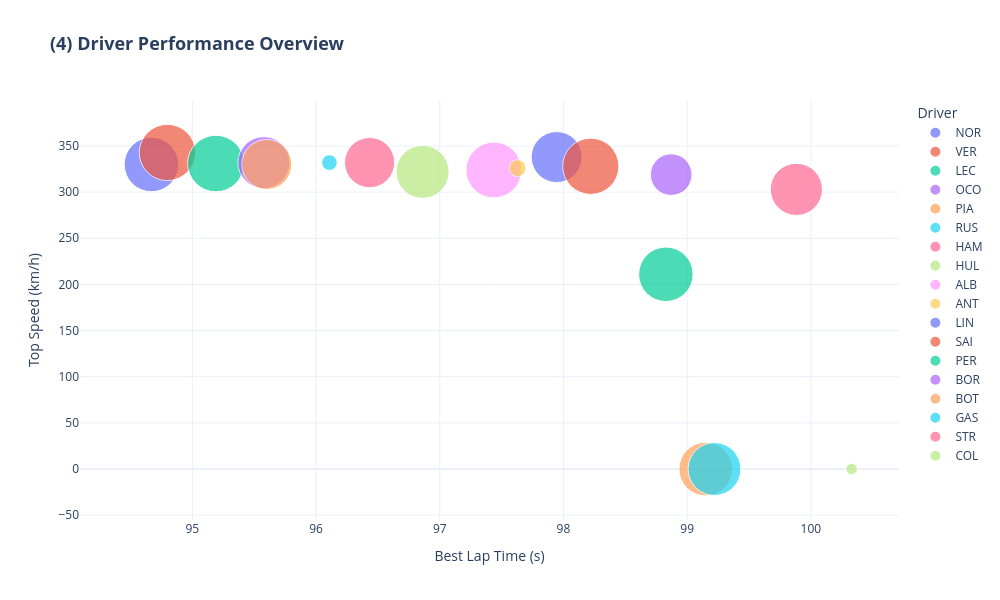

Notebook source saved alongside this figure:
### Code cell
fig4 = px.scatter(
    data_frame=bubble_df,
    x='best_lap_time',        # asse X → chi è più veloce?
    y='max_speed',            # asse Y → chi va più forte?
    size='delta',             # dimensione bolla → consistenza
    color='driver_code',      # un colore per pilota
    hover_name='driver_code', # mostra il nome al passaggio del mouse
    title='(4) Driver Performance Overview',
    labels={'best_lap_time': 'Best Lap Time (s)',
            'max_speed': 'Top Speed (km/h)',
            'delta': 'Consistency (s)',
            'driver_code': 'Driver'},
    size_max=40,              # dimensione massima delle bolle
    width=1000,
    height=600
)

fig4.update_layout(
    title_font=dict(size=18, weight='bold'),
)

fig4.show()

### Figure 1 — Plotly figure (JSON) as saved in the notebook; plotly's stock layout.template omitted (floating-point values rounded to 4 significant figures)
{"data": [{"hovertemplate": "<b>%{hovertext}</b><br><br>Driver=NOR<br>Best Lap Time (s)=%{x}<br>Top Speed (km/h)=%{y}<br>Consistency (s)=%{marker.size}<extra></extra>", "hovertext": ["NOR"], "legendgroup": "NOR", "marker": {"color": "#636efa", "size": [830.7], "sizemode": "area", "sizeref": 0.5591, "symbol": "circle"}, "mode": "markers", "name": "NOR", "orientation": "v", "showlegend": true, "type": "scatter", "x": [94.67], "xaxis": "x", "y": [330], "yaxis": "y"}, {"hovertemplate": "<b>%{hovertext}</b><br><br>Driver=VER<br>Best Lap Time (s)=%{x}<br>Top Speed (km/h)=%{y}<br>Consistency (s)=%{marker.size}<extra></extra>", "hovertext": ["VER"], "legendgroup": "VER", "marker": {"color": "#EF553B", "size": [885.3], "sizemode": "area", "sizeref": 0.5591, "symbol": "circle"}, "mode": "markers", "name": "VER", "orientation": "v", "showlegend": true, "type": "scatter", "x": [94.8], "xaxis": "x", "y": [343], "yaxis": "y"}, {"hovertemplate": "<b>%{hovertext}</b><br><br>Driver=LEC<br>Best Lap Time (s)=%{x}<br>Top Speed (km/h)=%{y}<br>Consistency (s)=%{marker.size}<extra></extra>", "hovertext": ["LEC"], "legendgroup": "LEC", "marker": {"color": "#00cc96", "size": [894.5], "sizemode": "area", "sizeref": 0.5591, "symbol": "circle"}, "mode": "markers", "name": "LEC", "orientation": "v", "showlegend": true, "type": "scatter", "x": [95.19], "xaxis": "x", "y": [331], "yaxis": "y"}, {"hovertemplate": "<b>%{hovertext}</b><br><br>Driver=OCO<br>Best Lap Time (s)=%{x}<br>Top Speed (km/h)=%{y}<br>Consistency (s)=%{marker.size}<extra></extra>", "hovertext": ["OCO"], "legendgroup": "OCO", "marker": {"color": "#ab63fa", "size": [754.6], "sizemode": "area", "sizeref": 0.5591, "symbol": "circle"}, "mode": "markers", "name": "OCO", "orientation": "v", "showlegend": true, "type": "scatter", "x": [95.58], "xaxis": "x", "y": [332], "yaxis": "y"}, {"hovertemplate": "<b>%{hovertext}</b><br><br>Driver=PIA<br>Best Lap Time (s)=%{x}<br>Top Speed (km/h)=%{y}<br>Consistency (s)=%{marker.size}<extra></extra>", "hovertext": ["PIA"], "legendgroup": "PIA", "marker": {"color": "#FFA15A", "size": [698.3], "sizemode": "area", "sizeref": 0.5591, "symbol": "circle"}, "mode": "markers", "name": "PIA", "orientation": "v", "showlegend": true, "type": "scatter", "x": [95.6], "xaxis": "x", "y": [330], "yaxis": "y"}, {"hovertemplate": "<b>%{hovertext}</b><br><br>Driver=RUS<br>Best Lap Time (s)=%{x}<br>Top Speed (km/h)=%{y}<br>Consistency (s)=%{marker.size}<extra></extra>", "hovertext": ["RUS"], "legendgroup": "RUS", "marker": {"color": "#19d3f3", "size": [68.31], "sizemode": "area", "sizeref": 0.5591, "symbol": "circle"}, "mode": "markers", "name": "RUS", "orientation": "v", "showlegend": true, "type": "scatter", "x": [96.11], "xaxis": "x", "y": [332], "yaxis": "y"}, {"hovertemplate": "<b>%{hovertext}</b><br><br>Driver=HAM<br>Best Lap Time (s)=%{x}<br>Top Speed (km/h)=%{y}<br>Consistency (s)=%{marker.size}<extra></extra>", "hovertext": ["HAM"], "legendgroup": "HAM", "marker": {"color": "#FF6692", "size": [704.4], "sizemode": "area", "sizeref": 0.5591, "symbol": "circle"}, "mode": "markers", "name": "HAM", "orientation": "v", "showlegend": true, "type": "scatter", "x": [96.43], "xaxis": "x", "y": [332], "yaxis": "y"}, {"hovertemplate": "<b>%{hovertext}</b><br><br>Driver=HUL<br>Best Lap Time (s)=%{x}<br>Top Speed (km/h)=%{y}<br>Consistency (s)=%{marker.size}<extra></extra>", "hovertext": ["HUL"], "legendgroup": "HUL", "marker": {"color": "#B6E880", "size": [786.8], "sizemode": "area", "sizeref": 0.5591, "symbol": "circle"}, "mode": "markers", "name": "HUL", "orientation": "v", "showlegend": true, "type": "scatter", "x": [96.86], "xaxis": "x", "y": [322], "yaxis": "y"}, {"hovertemplate": "<b>%{hovertext}</b><br><br>Driver=ALB<br>Best Lap Time (s)=%{x}<br>Top Speed (km/h)=%{y}<br>Consistency (s)=%{marker.size}<extra></extra>", "hovertext": ["ALB"], "legendgroup": "ALB", "marker": {"color": "#FF97FF", "size": [869.2], "sizemode": "area", "sizeref": 0.5591, "symbol": "circle"}, "mode": "markers", "name": "ALB", "orientation": "v", "showlegend": true, "type": "scatter", "x": [97.44], "xaxis": "x", "y": [324], "yaxis": "y"}, {"hovertemplate": "<b>%{hovertext}</b><br><br>Driver=ANT<br>Best Lap Time (s)=%{x}<br>Top Speed (km/h)=%{y}<br>Consistency (s)=%{marker.size}<extra></extra>", "hovertext": ["ANT"], "legendgroup": "ANT", "marker": {"color": "#FECB52", "size": [81.24], "sizemode": "area", "sizeref": 0.5591, "symbol": "circle"}, "mode": "markers", "name": "ANT", "orientation": "v", "showlegend": true, "type": "scatter", "x": [97.63], "xaxis": "x", "y": [326], "yaxis": "y"}, {"hovertemplate": "<b>%{hovertext}</b><br><br>Driver=LIN<br>Best Lap Time (s)=%{x}<br>Top Speed (km/h)=%{y}<br>Consistency (s)=%{marker.size}<extra></extra>", "hovertext": ["LIN"], "legendgroup": "LIN", "marker": {"color": "#636efa", "size": [727.2], "sizemode": "area", "sizeref": 0.5591, "symbol": "circle"}, "mode": "markers", "name": "LIN", "orientation": "v", "showlegend": true, "type": "scatter", "x": [97.94], "xaxis": "x", "y": [338], "yaxis": "y"}, {"hovertemplate": "<b>%{hovertext}</b><br><br>Driver=SAI<br>Best Lap Time (s)=%{x}<br>Top Speed (km/h)=%{y}<br>Consistency (s)=%{marker.size}<extra></extra>", "hovertext": ["SAI"], "legendgroup": "SAI", "marker": {"color": "#EF553B", "size": [884.5], "sizemode": "area", "sizeref": 0.5591, "symbol": "circle"}, "mode": "markers", "name": "SAI", "orientation": "v", "showlegend": true, "type": "scatter", "x": [98.22], "xaxis": "x", "y": [328], "yaxis": "y"}, {"hovertemplate": "<b>%{hovertext}</b><br><br>Driver=PER<br>Best Lap Time (s)=%{x}<br>Top Speed (km/h)=%{y}<br>Consistency (s)=%{marker.size}<extra></extra>", "hovertext": ["PER"], "legendgroup": "PER", "marker": {"color": "#00cc96", "size": [829.8], "sizemode": "area", "sizeref": 0.5591, "symbol": "circle"}, "mode": "markers", "name": "PER", "orientation": "v", "showlegend": true, "type": "scatter", "x": [98.83], "xaxis": "x", "y": [211], "yaxis": "y"}, {"hovertemplate": "<b>%{hovertext}</b><br><br>Driver=BOR<br>Best Lap Time (s)=%{x}<br>Top Speed (km/h)=%{y}<br>Consistency (s)=%{marker.size}<extra></extra>", "hovertext": ["BOR"], "legendgroup": "BOR", "marker": {"color": "#ab63fa", "size": [484.8], "sizemode": "area", "sizeref": 0.5591, "symbol": "circle"}, "mode": "markers", "name": "BOR", "orientation": "v", "showlegend": true, "type": "scatter", "x": [98.87], "xaxis": "x", "y": [319], "yaxis": "y"}, {"hovertemplate": "<b>%{hovertext}</b><br><br>Driver=BOT<br>Best Lap Time (s)=%{x}<br>Top Speed (km/h)=%{y}<br>Consistency (s)=%{marker.size}<extra></extra>", "hovertext": ["BOT"], "legendgroup": "BOT", "marker": {"color": "#FFA15A", "size": [804.2], "sizemode": "area", "sizeref": 0.5591, "symbol": "circle"}, "mode": "markers", "name": "BOT", "orientation": "v", "showlegend": true, "type": "scatter", "x": [99.15], "xaxis": "x", "y": [0], "yaxis": "y"}, {"hovertemplate": "<b>%{hovertext}</b><br><br>Driver=GAS<br>Best Lap Time (s)=%{x}<br>Top Speed (km/h)=%{y}<br>Consistency (s)=%{marker.size}<extra></extra>", "hovertext": ["GAS"], "legendgroup": "GAS", "marker": {"color": "#19d3f3", "size": [780.5], "sizemode": "area", "sizeref": 0.5591, "symbol": "circle"}, "mode": "markers", "name": "GAS", "orientation": "v", "showlegend": true, "type": "scatter", "x": [99.22], "xaxis": "x", "y": [0], "yaxis": "y"}, {"hovertemplate": "<b>%{hovertext}</b><br><br>Driver=STR<br>Best Lap Time (s)=%{x}<br>Top Speed (km/h)=%{y}<br>Consistency (s)=%{marker.size}<extra></extra>", "hovertext": ["STR"], "legendgroup": "STR", "marker": {"color": "#FF6692", "size": [761.3], "sizemode": "area", "sizeref": 0.5591, "symbol": "circle"}, "mode": "markers", "name": "STR", "orientation": "v", "showlegend": true, "type": "scatter", "x": [99.88], "xaxis": "x", "y": [303], "yaxis": "y"}, {"hovertemplate": "<b>%{hovertext}</b><br><br>Driver=COL<br>Best Lap Time (s)=%{x}<br>Top Speed (km/h)=%{y}<br>Consistency (s)=%{marker.size}<extra></extra>", "hovertext": ["COL"], "legendgroup": "COL", "marker": {"color": "#B6E880", "size": [36.43], "sizemode": "area", "sizeref": 0.5591, "symbol": "circle"}, "mode": "markers", "name": "COL", "orientation": "v", "showlegend": true, "type": "scatter", "x": [100.3], "xaxis": "x", "y": [0], "yaxis": "y"}], "layout": {"height": 600, "legend": {"itemsizing": "constant", "title": {"text": "Driver"}, "tracegroupgap": 0}, "title": {"font": {"size": 18, "weight": "bold"}, "text": "(4) Driver Performance Overview"}, "width": 1000, "xaxis": {"anchor": "y", "domain": [0, 1], "title": {"text": "Best Lap Time (s)"}}, "yaxis": {"anchor": "x", "domain": [0, 1], "title": {"text": "Top Speed (km/h)"}}}}
